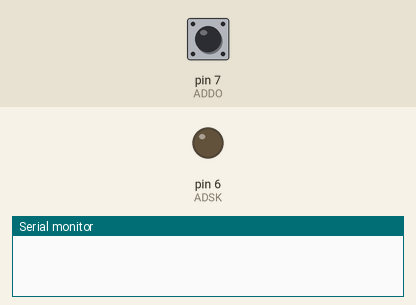
This sketch was run on a simulated Arduino Uno, built with avr-gcc and run on an emulated ATmega328P. Parts: output pins drawn as LEDs (lit = HIGH), the last lines printed to the serial monitor. The inputs (shaded band) are chosen by the test bench; at power-on: pin 7 (ADDO) HIGH.

Above: at 0.8 s.
0.9 s: pin 7 (ADDO) pulled LOW for 0.15 s
At 1.07 s:
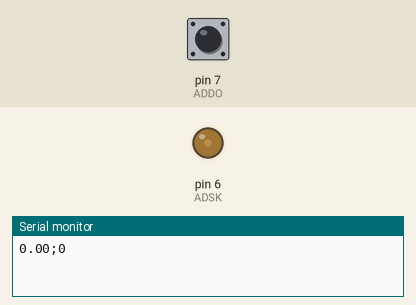
2.6 s: pin 7 (ADDO) pulled LOW for 1 s
At 4.1 s:
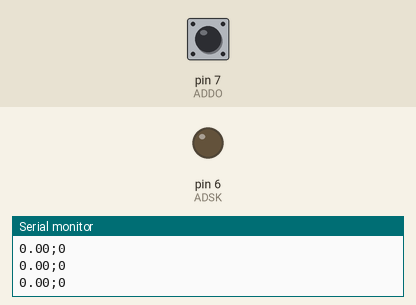
Timing chart, 0 to 5.6 s (numbered marks = the images above; inputs shaded):
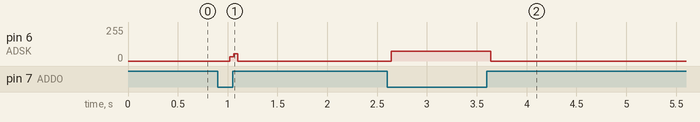

The sketch:

prog_celula_carga.ino
```cpp
#include <AltSoftSerial.h>
// Define os pinos RX e TX para a comunicação serial via software
// O pino 8 do Arduino será o RX e o pino 9 será o TX
AltSoftSerial meuSerial;


// --- Mapeamento de Hardware ---
#define ADDO 7 //Data Out
#define ADSK 6 //SCK

float forca = 0;
long tara = 0;
long qnt_passos = 0;
int incomingByte = 0; // variável para o dado recebido
int receivedByte = 0; // variável para o dado recebido

// --- Protótipo das Funções Auxiliares ---
unsigned long ReadCount(); //conversão AD do HX711


// --- Variáveis Globais ---
long convert;


// --- Configurações Iniciais ---
void setup()
{
 pinMode(ADDO, INPUT_PULLUP); //entrada para receber os dados
 pinMode(ADSK, OUTPUT); //saída para SCK

 Serial.begin(115200);
 meuSerial.begin(9600);

 for(int x=0; x<10; x++){
 tara = ReadCount();
 delay(10);
 }

} //end setup


// --- Loop Infinito ---
void loop()
{

 if (digitalRead(ADDO) == LOW) {
    convert = ReadCount();
    // (x - in_min) * (out_max-out_min) / (in_max - in_min) + out_min;
    forca = ((convert - tara) * 10.792) / 51746.0;
    //forca = ((convert - tara) * 10.792) / (51746.0 - tara);
 }
static unsigned long last = 0;
if (millis() - last >= 100) {
   last = millis();
   Serial.print(forca,2);
   Serial.print(';');
   Serial.println(qnt_passos);

}

 //Leitura de dados do código em Python
 if (Serial.available() > 0) {
   // lê do buffer o dado recebido:
   receivedByte = Serial.read();
   if (receivedByte != 10 && receivedByte != 13) {
     incomingByte = receivedByte;

     switch(incomingByte){
       case 'd'://desce a maquina
          meuSerial.println('d');
       break;

       case 's'://sobe a maquina
          meuSerial.println('s');
       break;

       case 'p'://parada
          meuSerial.println('p');
          qnt_passos = 0;
       break;
       default:
          qnt_passos = incomingByte;
       break;
       }
   }
 }

 //Leitura de dados do arduino UNO
 if (meuSerial.available() > 0) {

   // lê do buffer o dado recebido:
   receivedByte = meuSerial.read();
   if (receivedByte != 10 && receivedByte != 13) {
     incomingByte = receivedByte;

     switch(incomingByte){
       case 'a'://incrementa 1 passo
          qnt_passos = qnt_passos + 1;
       break;

       case 'b'://decrementa 1 passo
          qnt_passos = qnt_passos - 1;
       break;

       default:
       break;
       }
     }
   }
} //end loop


// --- Funções ---
unsigned long ReadCount()
{
 unsigned long Count = 0;
 unsigned char i;

 digitalWrite(ADSK, LOW);

 while(digitalRead(ADDO));

 for(i=0;i<24;i++)
 {
 digitalWrite(ADSK, HIGH);
 Count = Count << 1;
 digitalWrite(ADSK, LOW);
 if(digitalRead(ADDO)) Count++;

 } //end for

 digitalWrite(ADSK, HIGH);
 Count = Count^0x800000;
 digitalWrite(ADSK, LOW);

 return(Count);


} //end ReadCount
```

Measured:
- after the input at 0.9 s, pin 6 (ADSK): 0/255 → 31/255 after 0.12 s, → 55/255 0.04 s later, → 0/255 0.04 s later
- after the input at 2.6 s, pin 6 (ADSK): 0/255 → 72/255 at once, → 0/255 1.0 s later
